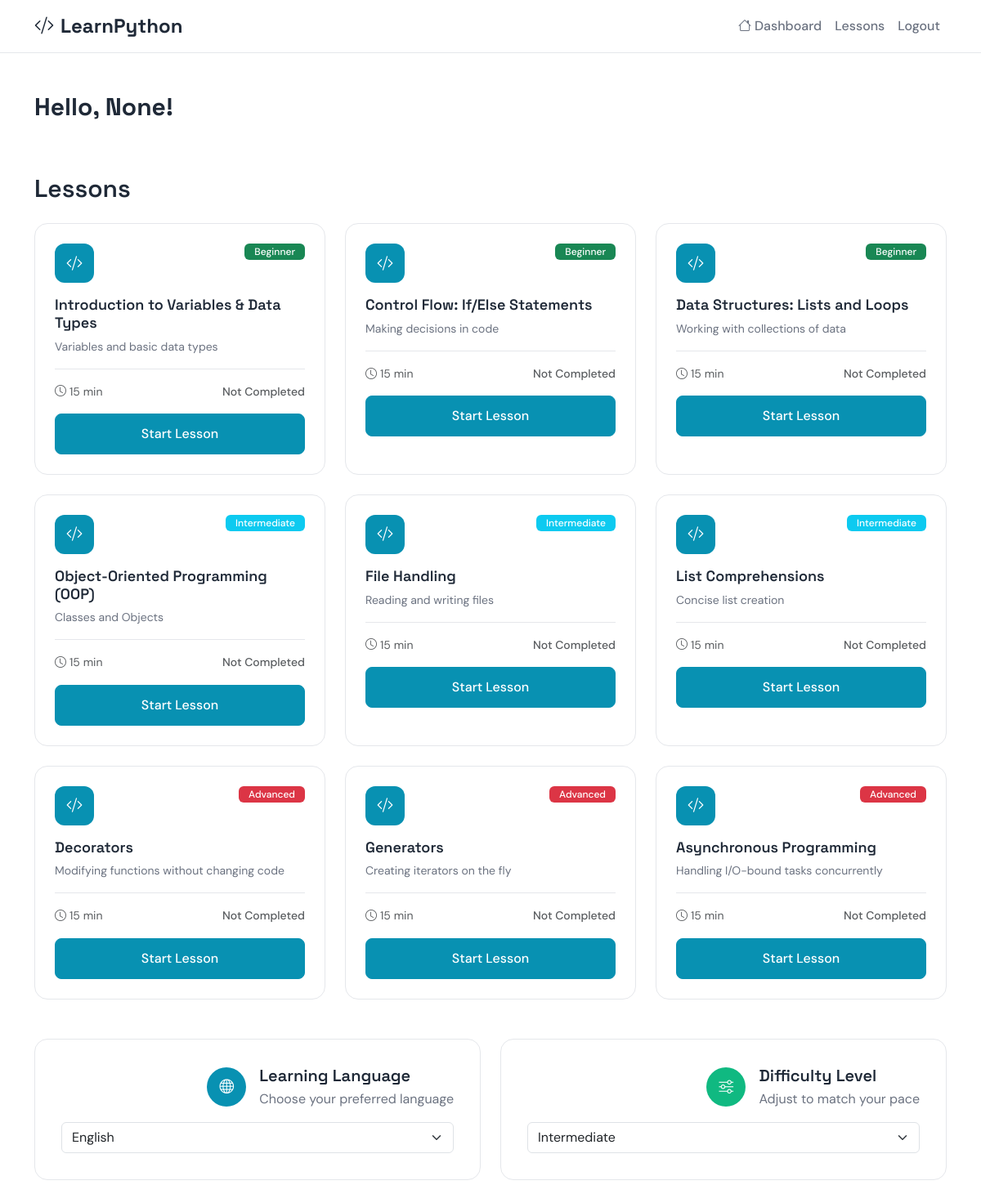
The page /user/dashboard/ (signed in) on the database as committed earlier.
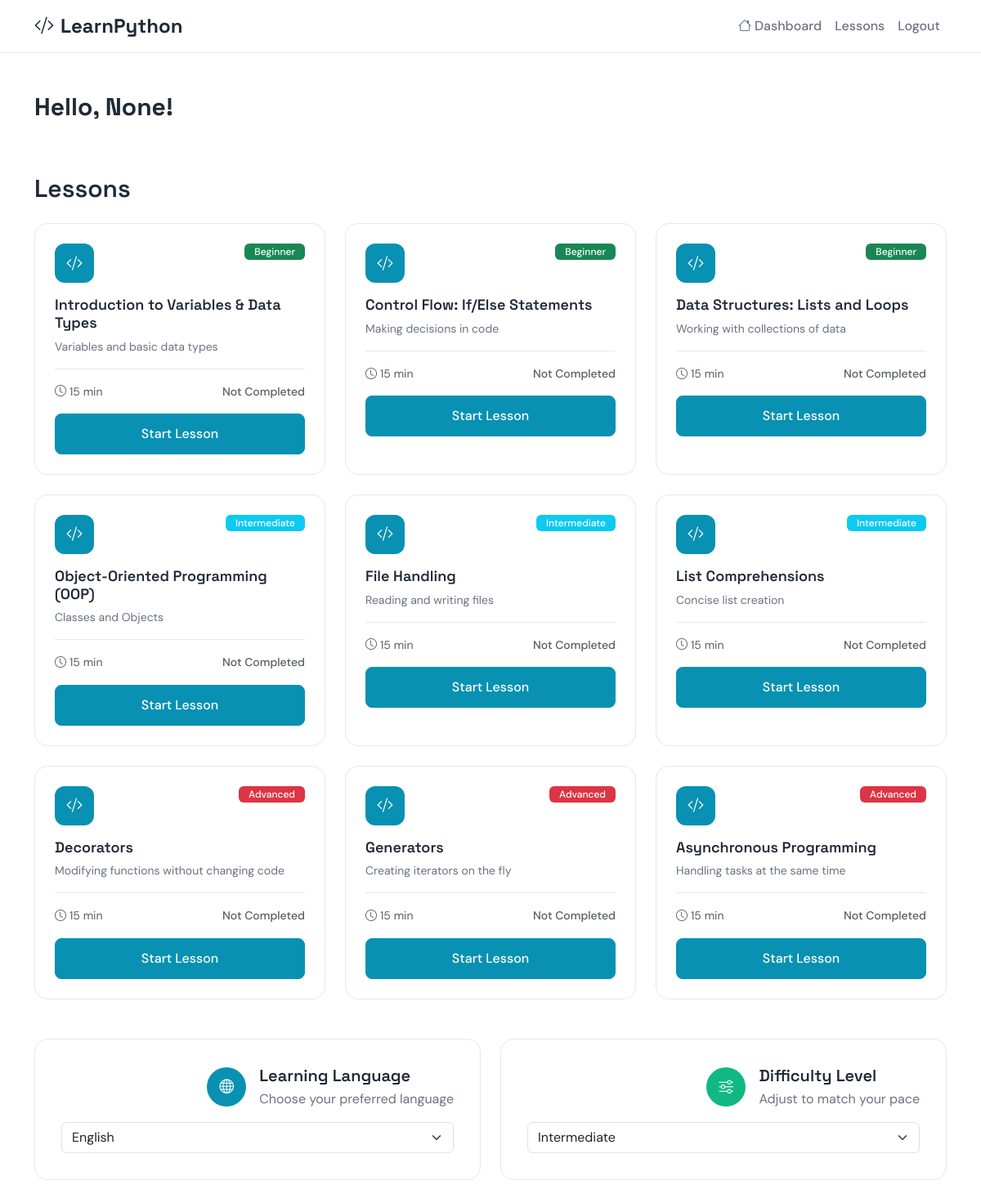
The same page on the database as committed later.
### user/models.py (models this page shows, shortened)
class User(AbstractUser):
    username = None
    email = models.EmailField(unique=True)
    is_verified = models.BooleanField(default=False)  # email verification flag
    USERNAME_FIELD = "email"
    REQUIRED_FIELDS = []
    objects = CustomUserManager()

### lesson/models.py (models this page shows, shortened)
class Lesson(models.Model):
    DIFFICULTY_CHOICES = [
        ('1', 'Beginner'),
        ('2', 'Intermediate'),
        ('3', 'Advanced'),
    ]
    topic = models.CharField(max_length=100)       # e.g. "Introduction to Python"
    subtopic = models.CharField(max_length=100)    # e.g. "Variables"
    code_example = models.TextField()              # Python code snippet
    code_explanation = models.TextField()          # "What this code does"
    difficulty_level = models.CharField(
        max_length=50,
        choices=DIFFICULTY_CHOICES,
        default='1',
        help_text="The difficulty level of the lesson."
    )
    created_at = models.DateTimeField(auto_now_add=True)
    class Meta:
        ordering = ["topic", "subtopic"]

### user/views.py (the view)
# urls.py: path("dashboard/", views.dashboard, name="dashboard"),
@login_required
def dashboard(request):
    lessons = Lesson.objects.all().order_by("difficulty_level")
    for lesson in lessons:
        progress = lesson.progress.filter(user=request.user, completed=True).exists()
        lesson.is_completed = progress
    context = {
        "lessons": lessons,
    }
    return render(request, "dashboard.html", context)

### templates/dashboard.html (shortened to what this page needs)
<!DOCTYPE html>
<html lang="en">
<head>
    <link href="https://cdn.jsdelivr.net/npm/bootstrap@5.3.2/dist/css/bootstrap.min.css" rel="stylesheet">
    <link href="https://cdn.jsdelivr.net/npm/bootstrap-icons@1.11.3/font/bootstrap-icons.css" rel="stylesheet">
    {% load static %}
    <link rel="stylesheet" href="{% static 'css/styles.css' %}">
</head>
<body>
    <nav class="navbar navbar-expand-lg navbar-light">
        <div class="container">
            <a class="navbar-brand" href="{% url 'user:dashboard' %}">
                <i class="bi bi-code-slash me-2"></i>LearnPython
            </a>
            <div class="collapse navbar-collapse" id="navbarNav">
                <ul class="navbar-nav ms-auto">
                    <li class="nav-item">
                        <a class="nav-link" href="{% url 'user:dashboard' %}">
                            <i class="bi bi-house me-1"></i>Dashboard
                        </a>
                    </li>
                    <li class="nav-item">
                        <a class="nav-link" href="#lessons">Lessons</a>
                    </li>
                    <li class="nav-item">
                        <a class="nav-link" href="{% url 'account_logout' %}">Logout</a>
                    </li>
                </ul>
            </div>
        </div>
    </nav>
    <div class="container py-5">
        <div class="row mb-5">
            <div class="col-12">
                <div class="text-left">
                    <h1 class="hero-title mb-3" style="font-size: 30px;">Hello, {{ user.first_name|default:user.username }}!</h1>
                </div>
            </div>
        </div>
        <div class="row mb-5" id="lessons">
            <div class="col-12">
                <h3 class="section-title text-left mb-4" style="font-size: 30px;">Lessons</h3>
                <div class="row g-4">
                    {% for lesson in lessons %}
                    <div class="col-lg-6 col-xl-4">
                        <div class="lesson-card h-100">
                            <div class="d-flex align-items-start justify-content-between mb-3">
                                <div class="lesson-icon">
                                        <i class="bi bi-code-slash"></i>
                                </div>
                                {% if lesson.difficulty_level == "1" %}
                                    <span class="badge bg-success">{{ lesson.get_difficulty_level_display }}</span>
                                {% elif lesson.difficulty_level == "2" %}
                                    <span class="badge bg-info">{{ lesson.get_difficulty_level_display }}</span>
                                {% elif lesson.difficulty_level == "3" %}
                                    <span class="badge bg-danger">{{ lesson.get_difficulty_level_display }}</span>
                                {% endif %}
                            </div>
                            <h5 class="lesson-title mb-2">{{ lesson.topic }}</h5>
                            <p class="lesson-description mb-3">{{ lesson.subtopic }}</p>
                            <div class="lesson-meta mb-3">
                                <div class="d-flex align-items-center justify-content-between mb-2">
                                    <small class="text-muted"><i class="bi bi-clock me-1"></i>{{ lesson.duration|default:"15" }} min</small>
                                    {% if lesson.is_completed %}
                                        <small class="text-primary fw-medium">Completed</small>
                                    {% else %}
                                        <small class="text-muted fw-medium">Not Completed</small>
                                    {% endif %}
                                </div>
                            </div>
                            <div>
                                {% if lesson.is_completed %}
                                    <a href="{% url 'lesson:lesson_detail' lesson.id %}" class="btn btn-success w-100">
                                        Review Lesson
                                    </a>
                                {% else %}
                                    <a href="{% url 'lesson:lesson_detail' lesson.id %}" class="btn btn-primary w-100">
                                        Start Lesson
                                    </a>
                                {% endif %}
                            </div>
                        </div>
                    </div>
                    {% endfor %}
                </div>
            </div>
        </div>
        <div class="row">
            <div class="col-lg-6 mb-4">
                <div class="feature-card">
                    <div class="d-flex align-items-center mb-3">
                        <div class="feature-icon me-3" style="width: 48px; height: 48px; background-color: var(--primary-color);">
                            <i class="bi bi-globe" style="font-size: 1.1rem;"></i>
                        </div>
                        <div>
                            <h5 class="feature-title mb-1">Learning Language</h5>
                            <p class="feature-description mb-0">Choose your preferred language</p>
                        </div>
                    </div>
                    <select class="form-select">
                        <option selected>English</option>
                    </select>
                </div>
            </div>
            <div class="col-lg-6 mb-4">
                <div class="feature-card">
                    <div class="d-flex align-items-center mb-3">
                        <div class="feature-icon me-3" style="width: 48px; height: 48px; background-color: var(--accent-color);">
                            <i class="bi bi-sliders" style="font-size: 1.1rem;"></i>
                        </div>
                        <div>
                            <h5 class="feature-title mb-1">Difficulty Level</h5>
                            <p class="feature-description mb-0">Adjust to match your pace</p>
                        </div>
                    </div>
                    <select class="form-select">
                        <option selected>Intermediate</option>
                    </select>
                </div>
            </div>
        </div>
    </div>
</body>
</html>

### static/css/styles.css (style rules this page uses)
:root { --primary-color: #0891b2; --accent-color: #10b981; --text-primary: #1f2937; --text-secondary: #6b7280; --text-muted: #9ca3af; --background: #ffffff; --background-subtle: #f9fafb; --border-color: #e5e7eb; --font-heading: "Space Grotesk", sans-serif; --font-body: "DM Sans", sans-serif; --section-padding: 5rem 0; --container-padding: 2rem; }
body { font-family: var(--font-body); color: var(--text-secondary); line-height: 1.6; background-color: var(--background); }
h1, h2, h3, h4, h5, h6 { font-family: var(--font-heading); color: var(--text-primary); font-weight: 600; line-height: 1.2; }
.navbar { background-color: var(--background) !important; border-bottom: 1px solid var(--border-color); }
.navbar-brand { font-family: var(--font-heading); font-weight: 700; font-size: 1.5rem; color: var(--text-primary) !important; }
.nav-link { color: var(--text-secondary) !important; font-weight: 500; transition: color 0.2s ease; }
.btn-primary { background-color: var(--primary-color); border-color: var(--primary-color); font-weight: 500; padding: 0.75rem 2rem; border-radius: 0.5rem; transition: all 0.2s ease; }
.hero-title { font-size: 3.5rem; font-weight: 700; color: var(--text-primary); margin-bottom: 1.5rem; }
.section-title { font-size: 2.5rem; font-weight: 600; color: var(--text-primary); }
.feature-card { padding: 2rem; background-color: var(--background); border-radius: 1rem; border: 1px solid var(--border-color); transition: all 0.2s ease; height: 100%; }
.feature-icon { width: 60px; height: 60px; background-color: var(--primary-color); border-radius: 50%; display: flex; align-items: center; justify-content: center; margin: 0 auto; }
.feature-icon i { font-size: 1.5rem; color: white; }
.feature-title { font-size: 1.25rem; font-weight: 600; color: var(--text-primary); }
.feature-description { color: var(--text-secondary); }
.lesson-card { padding: 1.5rem; background-color: var(--background); border-radius: 1rem; border: 1px solid var(--border-color); transition: all 0.2s ease; height: 100%; }
.lesson-icon { width: 48px; height: 48px; background-color: var(--primary-color); border-radius: 0.75rem; display: flex; align-items: center; justify-content: center; color: white; font-size: 1.25rem; }
.lesson-title { font-size: 1.125rem; font-weight: 600; color: var(--text-primary); margin-bottom: 0.5rem; }
.lesson-description { color: var(--text-secondary); font-size: 0.875rem; line-height: 1.5; }
.lesson-meta { border-top: 1px solid var(--border-color); padding-top: 1rem; }
.lesson-card .badge { font-size: 0.75rem; font-weight: 500; padding: 0.25rem 0.75rem; }
.lesson-card .btn { font-weight: 500; border-radius: 0.5rem; transition: all 0.2s ease; }

Rows that differ between the two databases and show on the page:
removed Lesson: difficulty_level "Advanced", topic "Asynchronous Programming", subtopic "Handling I/O-bound tasks concurrently", duration "15", shows "Not Completed", shows "Start Lesson"
added Lesson: difficulty_level "Advanced", topic "Asynchronous Programming", subtopic "Handling tasks at the same time", duration "15", shows "Not Completed", shows "Start Lesson"
